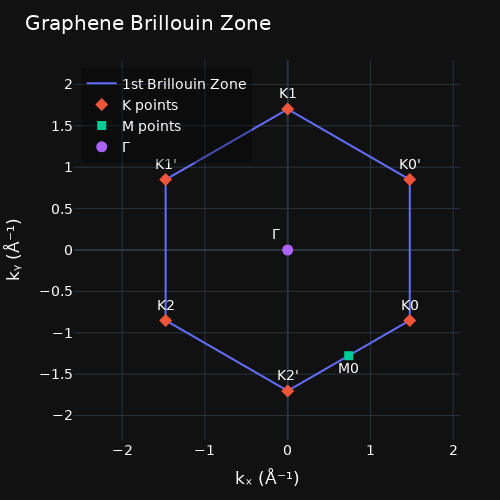

Notebook code cell kept with this figure:
### Markdown cell above
## 2.1 Visualize Brillouin Zone

### Code cell
hexagon = np.array([K0, K0p, K1, K1p, K2, K2p, K0])  # closed loop
fig = go.Figure()

# Brillouin zone hexagon
fig.add_trace(
    go.Scatter(
        x=hexagon[:, 0],
        y=hexagon[:, 1],
        mode="lines",
        line=dict(width=2),
        name="1st Brillouin Zone",
        hoverinfo="skip",
    )
)

# K points
fig.add_trace(
    go.Scatter(
        x=[p[0] for p in K_points.values()],
        y=[p[1] for p in K_points.values()],
        mode="markers+text",
        name="K points",
        marker=dict(size=10, symbol="diamond"),
        text=list(K_points.keys()),
        textposition="top center",
    )
)

# M0 point
fig.add_trace(
    go.Scatter(
        x=[M0[0]],
        y=[M0[1]],
        mode="markers+text",
        name="M points",
        marker=dict(size=9, symbol="square"),
        text=["M0"],
        textposition="bottom center",
    )
)

# g (center)
fig.add_trace(
    go.Scatter(
        x=[g[0]],
        y=[g[1]],
        mode="markers+text",
        name="Γ",
        marker=dict(size=11, symbol="circle"),
        text=["Γ"],
        textposition="top left",
    )
)

# ================================
#  Layout / styling
# ================================
fig.update_layout(
    width=500,
    height=500,
    font=dict(family="DejaVu Sans", size=14, color="white"),
    template="plotly_dark",
    title="Graphene Brillouin Zone",
    xaxis_title="kₓ (Å⁻¹)",
    yaxis_title="kᵧ (Å⁻¹)",
    xaxis=dict(range=[-2, 2], autorange=False),
    yaxis=dict(range=[-2, 2], autorange=False),
    legend=dict(
        x=0.02,
        y=0.98,
        bgcolor="rgba(0,0,0,0.3)",
        borderwidth=0,
    ),
    margin=dict(l=60, r=40, t=60, b=60),
)

# Light grid so you can see symmetry nicely
fig.update_xaxes(showgrid=True, gridwidth=1, zeroline=True, range=[-2.5, 2], autorange=False)
fig.update_yaxes(showgrid=True, gridwidth=1, zeroline=True, range=[-2, 2], autorange=False)

# Equal aspect ratio to keep the figure square
fig.update_yaxes(scaleanchor="x", scaleratio=1)

fig.show()

### Figure 1 — Plotly figure (JSON) as saved in the notebook; plotly's stock layout.template omitted (floating-point values rounded to 4 significant figures)
{"data": [{"hoverinfo": "skip", "line": {"width": 2}, "mode": "lines", "name": "1st Brillouin Zone", "type": "scatter", "x": [1.475, 1.475, 0.0, -1.475, -1.475, -0.0, 1.475], "y": [-0.8514, 0.8514, 1.703, 0.8514, -0.8514, -1.703, -0.8514]}, {"marker": {"size": 10, "symbol": "diamond"}, "mode": "markers+text", "name": "K points", "text": ["K0", "K0'", "K1", "K1'", "K2", "K2'"], "textposition": "top center", "type": "scatter", "x": [1.475, 1.475, 0, -1.475, -1.475, 0], "y": [-0.8514, 0.8514, 1.703, 0.8514, -0.8514, -1.703]}, {"marker": {"size": 9, "symbol": "square"}, "mode": "markers+text", "name": "M points", "text": ["M0"], "textposition": "bottom center", "type": "scatter", "x": [0.7373], "y": [-1.277]}, {"marker": {"size": 11, "symbol": "circle"}, "mode": "markers+text", "name": "Γ", "text": ["Γ"], "textposition": "top left", "type": "scatter", "x": [0], "y": [0]}], "layout": {"font": {"color": "white", "family": "DejaVu Sans", "size": 14}, "height": 500, "legend": {"bgcolor": "rgba(0,0,0,0.3)", "borderwidth": 0, "x": 0.02, "y": 0.98}, "margin": {"b": 60, "l": 60, "r": 40, "t": 60}, "title": {"text": "Graphene Brillouin Zone"}, "width": 500, "xaxis": {"autorange": false, "gridwidth": 1, "range": [-2.5, 2], "showgrid": true, "title": {"text": "kₓ (Å⁻¹)"}, "zeroline": true}, "yaxis": {"autorange": false, "gridwidth": 1, "range": [-2, 2], "scaleanchor": "x", "scaleratio": 1, "showgrid": true, "title": {"text": "kᵧ (Å⁻¹)"}, "zeroline": true}}}
